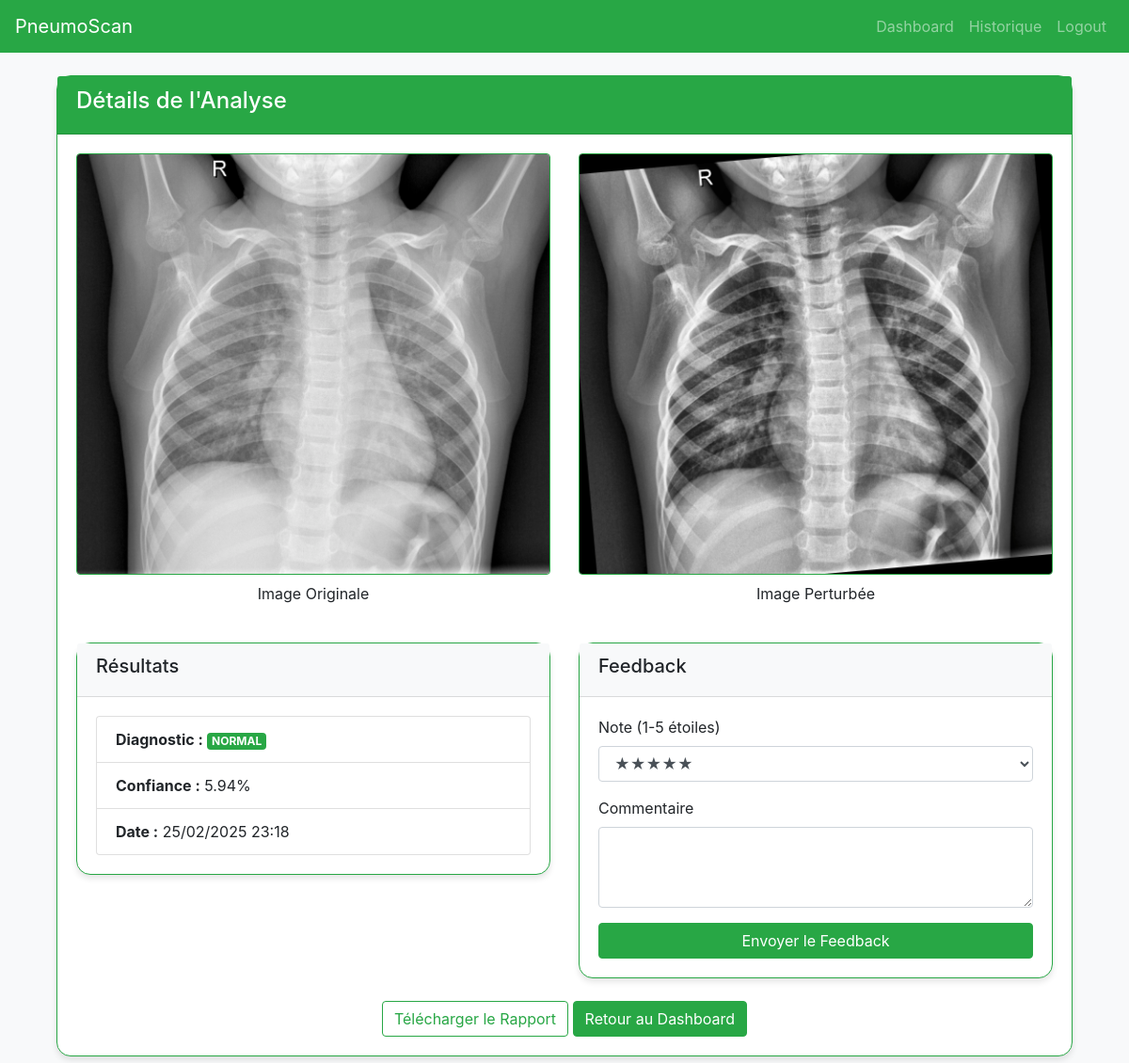
Screenshot of /analysis/3 (signed in) with the database file from the repository.
### app.py (models this page shows)
class AnalysisHistory(db.Model):
    id = db.Column(db.Integer, primary_key=True)
    user_id = db.Column(db.Integer, db.ForeignKey('user.id'), nullable=False)
    filename = db.Column(db.String(200), nullable=False)
    result = db.Column(db.String(50), nullable=False)
    confidence = db.Column(db.Float, nullable=False)
    timestamp = db.Column(db.DateTime, default=datetime.utcnow)
    feedback = db.relationship('UserFeedback', backref='analysis', uselist=False)

### app.py (the view)
@app.route('/analysis/<int:analysis_id>')
@login_required
def analysis_details(analysis_id):
    analysis = AnalysisHistory.query.get_or_404(analysis_id)
    if analysis.user_id != current_user.id:
        abort(403)
    return render_template('analysis_details.html', analysis=analysis)

### app.py (called while the page is built)
@login_manager.user_loader
def load_user(user_id):
    return User.query.get(int(user_id))

### templates/analysis_details.html (shortened to what this page needs)
{% extends "base.html" %}
{% block content %}
    <div class="container">
        <div class="card border-success mb-4">
            <div class="card-header bg-success text-white">
                <h4>Détails de l'Analyse</h4>
            </div>
            <div class="card-body">
                <div class="row mb-4">
                    <div class="col-md-6">
                        <img src="{{ url_for('static', filename='uploads/' + analysis.filename) }}"
                             class="img-fluid rounded border border-success"
                             alt="Image Originale">
                        <p class="text-center mt-2">Image Originale</p>
                    </div>
                    <div class="col-md-6">
                        <img src="{{ url_for('static', filename='uploads/' + 'perturbed_' + analysis.filename) }}"
                             class="img-fluid rounded border border-success"
                             alt="Image Perturbée">
                        <p class="text-center mt-2">Image Perturbée</p>
                    </div>
                </div>
                <div class="row">
                    <div class="col-md-6">
                        <div class="card border-success">
                            <div class="card-header bg-light">
                                <h5>Résultats</h5>
                            </div>
                            <div class="card-body">
                                <ul class="list-group">
                                    <li class="list-group-item">
                                        <strong>Diagnostic :</strong>
                                        <span class="badge badge-{{ 'danger' if analysis.result == 'PNEUMONIA' else 'success' }}">
                                        {{ analysis.result }}
                                    </span>
                                    </li>
                                    <li class="list-group-item">
                                        <strong>Confiance :</strong>
                                        {{ "%.2f"|format(analysis.confidence * 100) }}%
                                    </li>
                                    <li class="list-group-item">
                                        <strong>Date :</strong>
                                        {{ analysis.timestamp.strftime('%d/%m/%Y %H:%M') }}
                                    </li>
                                </ul>
                            </div>
                        </div>
                    </div>
                    <div class="col-md-6">
                        <div class="card border-success">
                            <div class="card-header bg-light">
                                <h5>Feedback</h5>
                            </div>
                            <div class="card-body">
                                {% if analysis.feedback %}
                                    <div class="alert alert-info">
                                        <p><strong>Note :</strong> {{ analysis.feedback.rating }}/5</p>
                                        <p><strong>Commentaire :</strong> {{ analysis.feedback.comment }}</p>
                                    </div>
                                {% else %}
                                    <form method="POST" action="{{ url_for('submit_feedback') }}">
                                        <div class="form-group">
                                            <label>Note (1-5 étoiles)</label>
                                            <select class="form-control" name="rating" required>
                                                <option value="5">★★★★★</option>
                                            </select>
                                        </div>
                                        <div class="form-group">
                                            <label>Commentaire</label>
                                            <textarea class="form-control" name="comment" rows="3"></textarea>
                                        </div>
                                        <button type="submit" class="btn btn-success btn-block">
                                            Envoyer le Feedback
                                        </button>
                                    </form>
                                {% endif %}
                            </div>
                        </div>
                    </div>
                </div>
                <div class="text-center mt-4">
                    <a href="{{ url_for('export_report', analysis_id=analysis.id) }}"
                       class="btn btn-outline-success">
                         Télécharger le Rapport
                    </a>
                    <a href="{{ url_for('dashboard') }}" class="btn btn-success">
                        Retour au Dashboard
                    </a>
                </div>
            </div>
        </div>
    </div>
{% endblock %}

### static/css/style.css (style rules this page uses)
body { background-color: #f8f9fa; }
.card { border-radius: 15px; box-shadow: 0 4px 6px rgba(0, 0, 0, 0.1); }

### rows the page displays
AnalysisHistory: filename (picture), result "NORMAL", analysis.confidence*100 "5.94", timestamp "25/02/2025 23:18"
